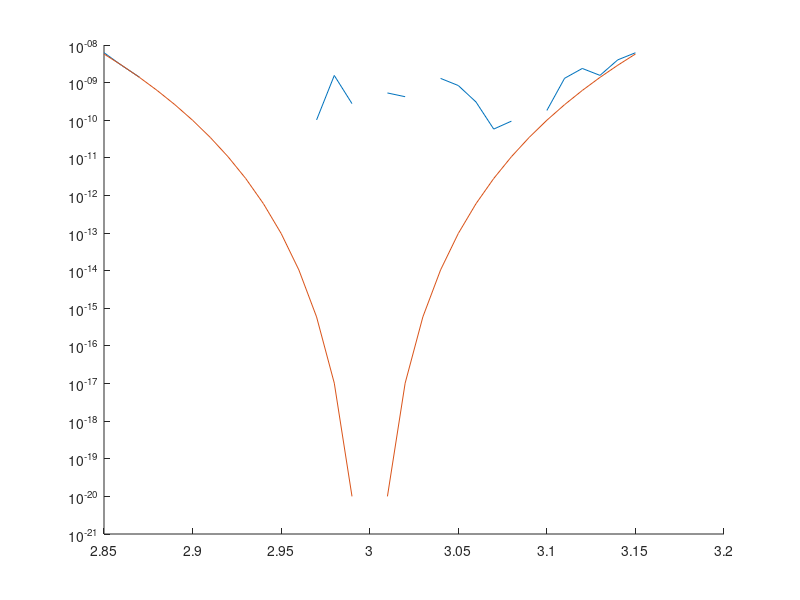

This figure's MATLAB source:
x = 2.85:0.01:3.15;
c = [1 -30 405 -3240 17010 -61236 153090 -262440 295245 -196830 59049];
hold on
semilogy(x,polyval(c,x),x,(x-3).^10)

%semilogy(x,polyval(c,x))
